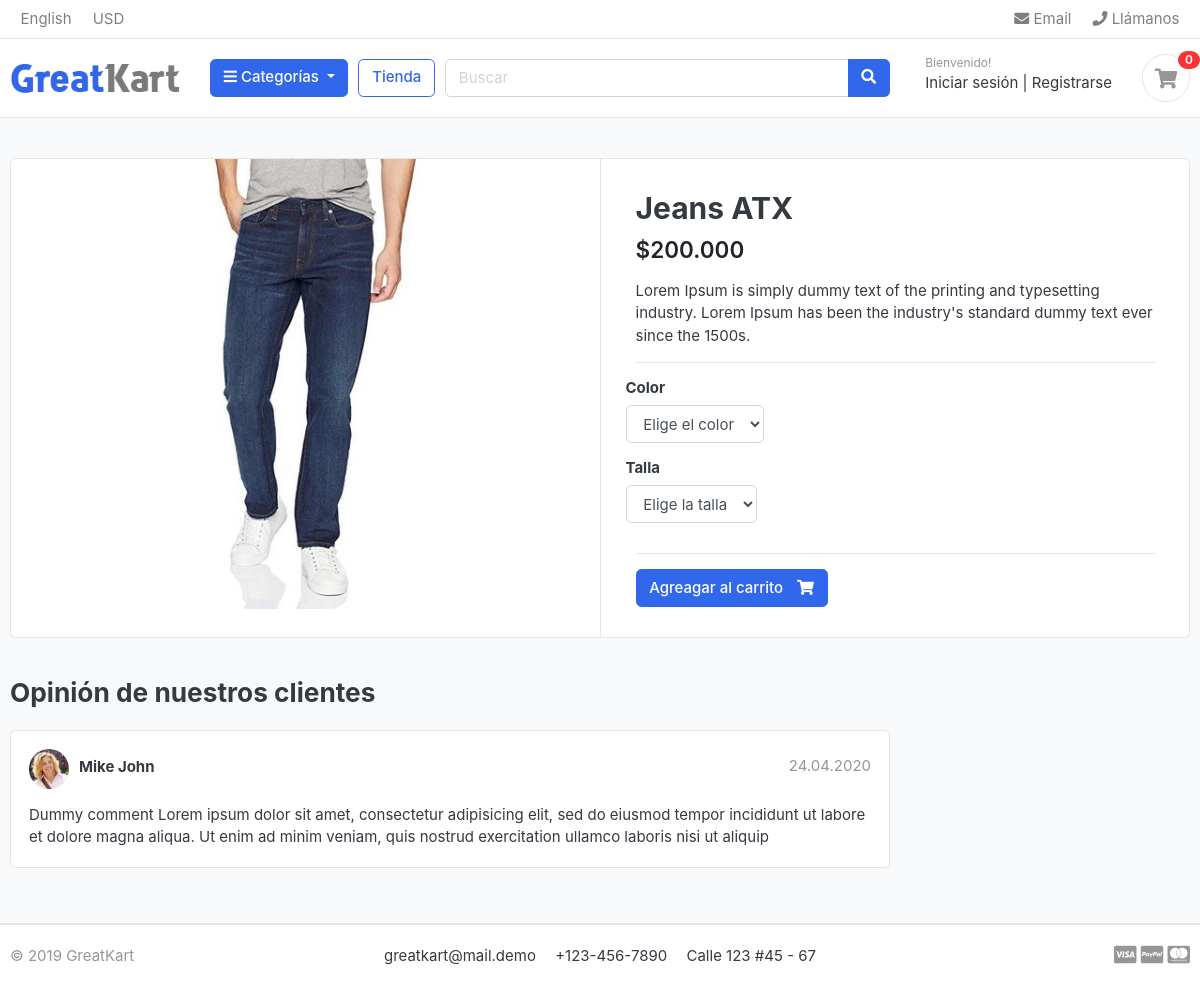
The page /store/jeans/jeans-atx/ on the database as committed earlier.
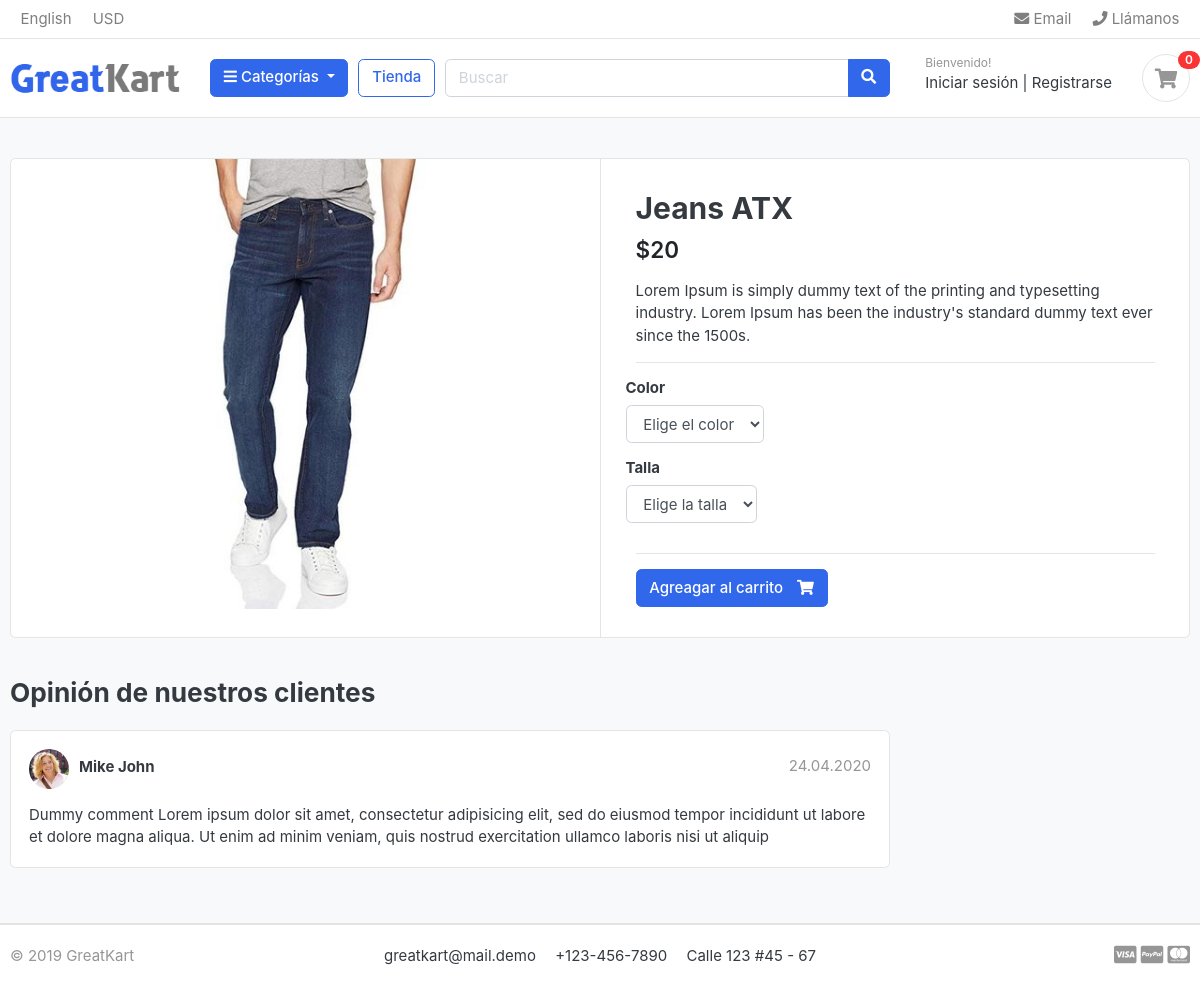
The same page on the database as committed later.
### apps/store/models.py (models this page shows, shortened)
class Product(models.Model):
    name = models.CharField("nombre", max_length=200, unique=True)
    slug = models.SlugField("identificador", max_length=255, unique=True)
    description = models.TextField("descripción", max_length=500, blank=True)
    price = models.IntegerField("precio")
    image = models.ImageField("fotos", upload_to="photos/products")
    stock = models.IntegerField("stock")
    is_available = models.BooleanField("disponible", default=True)
    category = models.ForeignKey(Category, on_delete=models.CASCADE, verbose_name="categoría")
    created_date = models.DateTimeField("fecha de creación", auto_now_add=True)
    modified_date = models.DateTimeField("fecha de modificación", auto_now=True)
    """
    Se pueden agregar propiedades que funcionan como campos adicionales
    del modelo que no se elmacenan en la base de datos
    """
    @property
    def formatted_price(self):
        return f"${self.price:,}".replace(",", ".")
    formatted_price.fget.short_description = "precio"
    class Meta:
        verbose_name = "producto"
        verbose_name_plural = "productos"

### apps/store/views.py (the view)
# urls.py: path('<slug:category_slug>/<slug:product_slug>/', views.product_detail, name='product_detail'),
def product_detail(request, category_slug, product_slug):
    product = get_object_or_404(Product, category__slug=category_slug, slug=product_slug, is_available=True)
    in_cart = CartItem.objects.filter(cart__session_id=_get_session_id(request), product=product).exists()
    context = {
        "product": product,
        "in_cart": in_cart,
    }
    return render(request, "store/product_detail.html", context)

### apps/cart/context_processors.py (called while the page is built)
def counter(request):
    try:
        if request.user.is_authenticated:
            cart_items = CartItem.objects.all().filter(user=request.user, is_active=True)
        else:
            cart = Cart.objects.get(session_id=_get_session_id(request))
            cart_items = CartItem.objects.all().filter(cart=cart, is_active=True)
        cart_count = sum(cart_item.quantity for cart_item in cart_items)
    except Cart.DoesNotExist:
        cart_count = 0
    return dict(cart_count=cart_count)

### apps/cart/views.py (called while the page is built)
def _get_session_id(request):
    return request.session.session_key or request.session.create()

### apps/category/context_processors.py (called while the page is built)
def categories(request):
    return dict(categories=Category.objects.all())

### apps/category/models.py (called while the page is built)
    def get_absolute_url(self):
        return reverse("store:products_by_category", args=[self.slug])

### apps/store/models.py (called while the page is built)
    def filter_by_color(self):
        return self.filter(category="color", is_active=True)

    def filter_by_size(self):
        return self.filter(category="size", is_active=True)

### apps/store/templates/store/product_detail.html (shortened to what this page needs)
{% extends 'base.html' %}
{% load static %}
{% block content %}
    <section class="section-content padding-y bg">
        <div class="container">
            <div class="card">
                <div class="row no-gutters">
                    <aside class="col-md-6">
                        <article class="gallery-wrap">
                            <div class="img-big-wrap">
                                <a href="#">
                                    <img src="{{ product.image.url }}">
                                </a>
                            </div>
                        </article>
                    </aside>
                    <main class="col-md-6 border-left">
                        <form action="{% url 'cart:add_cart' product.id %}" method="POST">
                            <article class="content-body">
                                <h2 class="title">{{ product.name }}</h2>
                                <div class="mb-3">
                                    <var class="price h4">{{ product.formatted_price }}</var>
                                </div>
                                <p>{{ product.description }}</p>
                                <hr>
                                <div class="row">
                                    <div class="item-option-select">
                                        <h6>Color</h6>
                                        <select name="color" class="form-control" required>
                                            <option disabled selected>Elige el color</option>
                                        </select>
                                    </div>
                                </div>
                                <div class="row">
                                    <div class="item-option-select">
                                        <h6>Talla</h6>
                                        <select name="size" class="form-control" required>
                                            <option disabled selected>Elige la talla</option>
                                        </select>
                                    </div>
                                </div>
                                <hr>
                                {% if product.stock <= 0 %}
                                    <h5 class="text-danger">Producto sin stock</h5>
                                {% else %}
                                    <button type="submit" class="btn  btn-primary">
                                        <span class="text">Agreagar al carrito</span> <i class="fas fa-shopping-cart"></i>
                                    </button>
                                {% endif %}
                            </article>
                        </form>
                    </main>
                </div>
            </div>
            <br>
            <div class="row">
                <div class="col-md-9">
                    <header class="section-heading">
                        <h3>Opinión de nuestros clientes</h3>
                    </header>
                    <article class="box mb-3">
                        <div class="icontext w-100">
                            <img src="{% static 'images/avatars/avatar1.jpg' %}"
                                 class="img-xs icon rounded-circle">
                            <div class="text">
                                <span class="date text-muted float-md-right">24.04.2020</span>
                                <h6 class="mb-1">Mike John</h6>
                            </div>
                        </div>
                        <div class="mt-3">
                            <p>
                                Dummy comment Lorem ipsum dolor sit amet, consectetur adipisicing elit, sed do eiusmod
                                tempor incididunt ut labore et dolore magna aliqua. Ut enim ad minim veniam,
                                quis nostrud exercitation ullamco laboris nisi ut aliquip
                            </p>
                        </div>
                    </article>
                </div>
            </div>
        </div>
    </section>
{% endblock content %}

Rows that differ between the two databases and show on the page:
changed Product "Jeans ATX": formatted_price "$200.000" → "$20"
